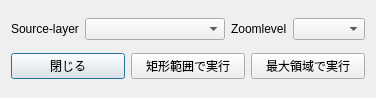
<?xml version="1.0" encoding="UTF-8"?>
<ui version="4.0">
 <class>VTDownloaderDialogBase</class>
 <widget class="QDialog" name="VTDownloaderDialogBase">
  <property name="geometry">
   <rect>
    <x>0</x>
    <y>0</y>
    <width>376</width>
    <height>98</height>
   </rect>
  </property>
  <property name="windowTitle">
   <string>GSI-VTDownloader</string>
  </property>
  <layout class="QVBoxLayout" name="verticalLayout">
   <item>
    <layout class="QHBoxLayout" name="horizontalLayout">
     <item>
      <widget class="QLabel" name="label">
       <property name="sizePolicy">
        <sizepolicy hsizetype="Minimum" vsizetype="Preferred">
         <horstretch>0</horstretch>
         <verstretch>0</verstretch>
        </sizepolicy>
       </property>
       <property name="text">
        <string>Source-layer</string>
       </property>
      </widget>
     </item>
     <item>
      <widget class="QComboBox" name="sourcelayer_combobox">
       <property name="sizePolicy">
        <sizepolicy hsizetype="Expanding" vsizetype="Fixed">
         <horstretch>0</horstretch>
         <verstretch>0</verstretch>
        </sizepolicy>
       </property>
      </widget>
     </item>
     <item>
      <widget class="QLabel" name="label_2">
       <property name="sizePolicy">
        <sizepolicy hsizetype="Minimum" vsizetype="Preferred">
         <horstretch>0</horstretch>
         <verstretch>0</verstretch>
        </sizepolicy>
       </property>
       <property name="text">
        <string>Zoomlevel</string>
       </property>
      </widget>
     </item>
     <item>
      <widget class="QComboBox" name="zoomlevel_combobox">
       <property name="sizePolicy">
        <sizepolicy hsizetype="Minimum" vsizetype="Fixed">
         <horstretch>0</horstretch>
         <verstretch>0</verstretch>
        </sizepolicy>
       </property>
      </widget>
     </item>
    </layout>
   </item>
   <item>
    <layout class="QHBoxLayout" name="horizontalLayout_3">
     <item>
      <widget class="QPushButton" name="closePushButton">
       <property name="text">
        <string>閉じる</string>
       </property>
      </widget>
     </item>
     <item>
      <widget class="QPushButton" name="rubberBandPushButton">
       <property name="text">
        <string>矩形範囲で実行</string>
       </property>
      </widget>
     </item>
     <item>
      <widget class="QPushButton" name="maxAreaPushButton">
       <property name="text">
        <string>最大領域で実行</string>
       </property>
      </widget>
     </item>
    </layout>
   </item>
  </layout>
 </widget>
 <resources/>
 <connections/>
</ui>
